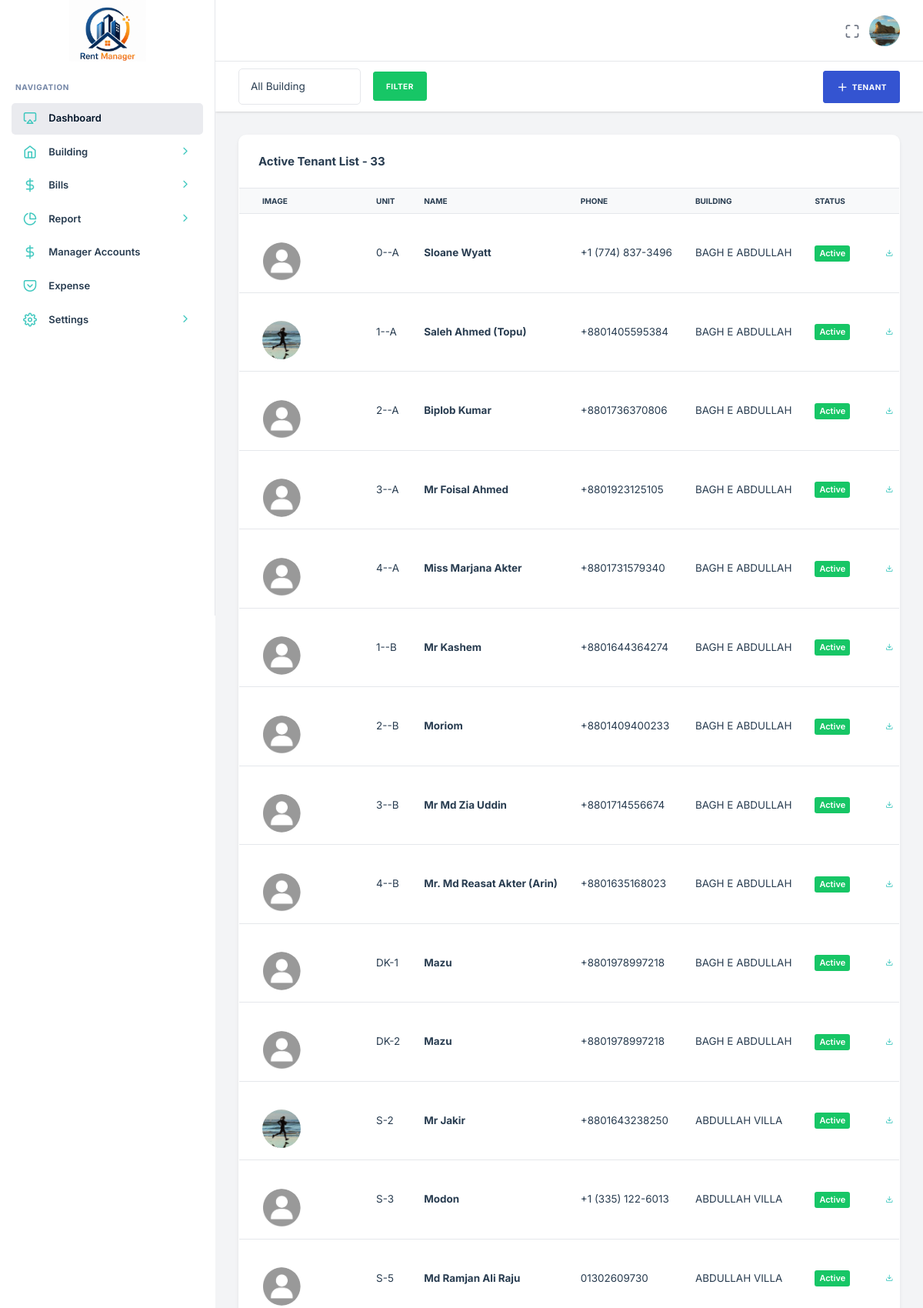
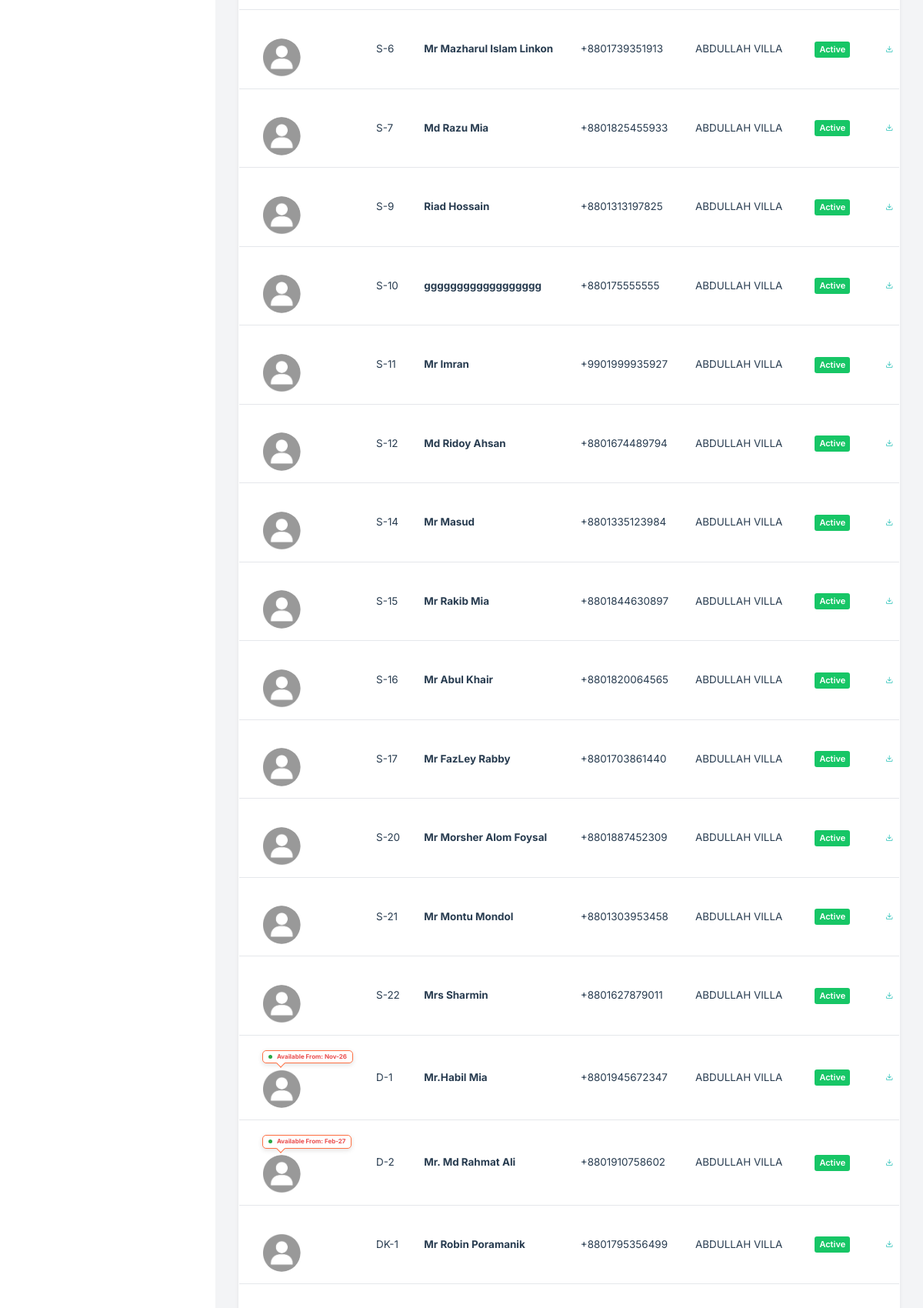
The app's page /admin.php?page=tenant&building_id=18 (signed in, upper part) with its own data (2 pictures, top to bottom).
### tables this page shows
CREATE TABLE `tenants` (
  `id` int(11) NOT NULL,
  `name` varchar(150) NOT NULL,
  `phone` varchar(20) NOT NULL,
  `email` varchar(150) DEFAULT NULL,
  `password` varchar(256) NOT NULL DEFAULT '827ccb0eea8a706c4c34a16891f84e7b',
  `status` enum('Active','Inactive','Booked') NOT NULL DEFAULT 'Active',
  `role` enum('Admin','Tenant','Manager') NOT NULL,
  `booking_month` varchar(100) DEFAULT NULL,
  `start_tanent` date DEFAULT NULL,
  `nid_no` varchar(200) DEFAULT NULL,
  `permanent_address` text DEFAULT NULL,
  `family_member` int(11) DEFAULT NULL,
  `tenant_image` varchar(255) DEFAULT NULL,
  `nid_image` varchar(255) DEFAULT NULL,
  `building_id` int(11) DEFAULT NULL,
  `unit_id` int(11) DEFAULT NULL,
  `created_at` timestamp NOT NULL DEFAULT current_timestamp()
);

CREATE TABLE `unit` (
  `id` int(11) NOT NULL,
  `unit_name` varchar(100) NOT NULL,
  `building_name` int(11) NOT NULL,
  `floor` text DEFAULT NULL,
  `unit_type` enum('Flat','Room','Shop') DEFAULT 'Flat',
  `size` varchar(50) DEFAULT NULL,
  `rent` int(11) DEFAULT NULL,
  `advance` int(11) DEFAULT NULL,
  `unit_image` varchar(255) DEFAULT NULL,
  `status` enum('Available','Rented') DEFAULT 'Available',
  `gas` int(11) DEFAULT NULL,
  `water` int(11) DEFAULT NULL,
  `available_from_date` varchar(100) DEFAULT NULL,
  `created_at` timestamp NOT NULL DEFAULT current_timestamp()
);

CREATE TABLE `building` (
  `id` int(11) NOT NULL,
  `name` varchar(256) NOT NULL,
  `building_type` int(11) NOT NULL,
  `address` text NOT NULL,
  `description` text NOT NULL,
  `image` varchar(256) NOT NULL,
  `location` varchar(256) NOT NULL
);

### pages/Tenant.php (the view, shortened to what this page needs)
<?php
    if(isset($_GET['status'])){
        $status = $_GET['status'];
    }else {
         $status = 'Active';
    }
    $query = "SELECT * FROM tenants WHERE role IN ('Tenant') AND ";
    $query =  $query ." status = '$status' ORDER BY unit_id ASC ";
    $result = mysqli_query($db, $query);
    $count_row = mysqli_num_rows($result);
?>
<div class="nxl-content">
    <div class="page-header d-flex align-items-center justify-content-between">
        <form action="" method="POST" class="d-flex align-items-center justify-content-between gap-3">
            <select name="select_building" id="select_building" class="form-control custom-select">
                <option value="all" selected>All Building</option>
            </select>
            <button type="submit" class="btn btn-success" name="filter_btn">Filter</button>
        </form>
        <a href="admin.php?page=CreateTenant" class="btn btn-primary">
            <i class="feather-plus me-1"></i> Tenant
        </a>
    </div>
    <div class="main-content">
        <div class="card shadow-sm">
            <div class="card-header">
                <h6 class="mb-0"><?= $status; ?> Tenant List - <?= $count_row; ?></h6>
            </div>
            <div class="card-body p-0">
                <div class="table-responsive">
                    <table class="table table-hover mb-0">
                        <thead class="table-light">
                            <tr>
                                <th>Image</th>
                                <th>Unit</th>
                                <th>Name</th>
                                <th>Phone</th>
                                <th>Building</th>
                                <th>Status</th>
                                <th class="text-end">Action</th>
                            </tr>
                        </thead>
                        <tbody>
                        <?php if (mysqli_num_rows($result) > 0): ?>
                            <?php while ($row = mysqli_fetch_assoc($result)):
                                    $unit_id = $row['unit_id'];
                                    $building_id = $row['building_id'];
                                ?>
                                <?php
                                    $image = !empty($row['tenant_image'])
                                    ? "public/uploads/tenants/" . $row['tenant_image']
                                    : "public/uploads/tenants/no-image.png";
                                ?>
                                <tr>
                                    <td>
                                        <?php
                                            $unit = mysqli_query($db,"SELECT unit_name, available_from_date FROM unit WHERE id = '$unit_id' ");
                                            $unit_row = mysqli_fetch_assoc($unit);
                                            $profile_message = $unit_row['available_from_date'] ? "Available From: " . date('M-y', strtotime($unit_row['available_from_date'])) : "";
                                            ?>
                                            <?php if (!empty($profile_message)): ?>
                                                <div class="profile-notice">
                                                    <span class="notice-dot"></span>
                                                    <span class="text-danger"><?= htmlspecialchars($profile_message, ENT_QUOTES, 'UTF-8'); ?></span>
                                                </div>
                                        <?php endif; ?><br>
                                        <img src="<?= htmlspecialchars($image) ?>"
                                             width="50" height="50"
                                             style="object-fit:cover;border-radius:6px;border-radius:50%;">
                                    </td>
                                    <td>
                                        <?php
                                            echo $unit_row['unit_name'];
                                        ?>
                                    </td>
                                    <td><a href="admin.php?page=view_tenant&id=<?= $row['id'] ?>" class="text-secendary fw-bold"><?= htmlspecialchars($row['name']) ?></a></td>
                                    <td><?= htmlspecialchars($row['phone']) ?></td>
                                    <td>
                                        <?php
                                            $building = mysqli_query($db,"SELECT name FROM building WHERE id = '$building_id' ");
                                            $building_row = mysqli_fetch_assoc($building);
                                            echo $building_row['name'];
                                        ?>
                                    </td>
                                    <td>
                                        <?php
                                            $statusClass = '';
                                            if($row['status'] == 'Active'){
                                                $statusClass = 'bg-success';
                                            }elseif($row['status'] == 'Inactive'){
                                                $statusClass = 'bg-danger';
                                            }elseif($row['status'] == 'Booked'){
                                                $statusClass = 'bg-info';
                                            }else{
                                            }
                                            ?>
                                            <span class="badge <?= $statusClass; ?>">
                                                <?= $row['status']; ?>
                                            </span>
                                    </td>
                                    <td>
                                        <div class="btn-group ">
                                            <a href="admin.php?page=Agreement&id=<?= $row['id'] ?>"
                                            class="btn btn-sm btn-light-info "
                                            title="View">
                                                <i class="feather-download"></i>
                                            </a>
                                        </div>
                                    </td>
                                </tr>
                            <?php endwhile; ?>
                        <?php endif; ?>
                        </tbody>
                    </table>
                </div>
            </div>
        </div>
    </div>
</div>

### includes/header.php (shortened to what this page needs)
<?php
include "database/db.php";
$user_id = $_SESSION['id'];
$sql = mysqli_query($db,"SELECT * FROM `tenants` WHERE id = '$user_id' ");
$user_row = mysqli_fetch_assoc($sql);
$old_image= $user_row['tenant_image'];
?>
<!DOCTYPE html>
<html lang="zxx">
<head>
    <link rel="stylesheet" type="text/css" href="public/assets/css/bootstrap.min.css" />
    <link rel="stylesheet" type="text/css" href="public/assets/vendors/css/vendors.min.css" />
    <link rel="stylesheet" type="text/css" href="public/assets/vendors/css/daterangepicker.min.css" />
    <link rel="stylesheet" type="text/css" href="public/assets/css/theme.min.css" />
    <link rel="stylesheet" href="public/assets/css/style.css">
</head>
<body>
    <?php include "includes/sidebar.php"; ?>
    <header class="nxl-header">
        <div class="header-wrapper">
            <div class="header-right ms-auto">
                <div class="d-flex align-items-center">
                    <div class="nxl-h-item d-none d-sm-flex">
                        <div class="full-screen-switcher">
                            <a href="javascript:void(0);" class="nxl-head-link me-0"
                                onclick="$('body').fullScreenHelper('toggle');">
                                <i class="feather-maximize maximize"></i>
                            </a>
                        </div>
                    </div>
                    <div class="dropdown nxl-h-item">
                        <a href="javascript:void(0);" data-bs-toggle="dropdown" role="button"
                            data-bs-auto-close="outside">
                            <img src="<?php echo $old_image ? 'public/uploads/tenants/'.$old_image : 'public/uploads/tenants/no-image.png' ?>" alt="<?= $old_image ?>"
                                class="img-fluid user-avtar me-0" style="width:40px; height: 40px;"/>
                        </a>
                    </div>
                </div>
            </div>
        </div>
    </header>

### public/assets/css/style.css (style rules this page uses)
.profile-notice { position: relative; display: inline-block; background: #fff; color: #444; border: 1px solid #ff7043; border-radius: 5px; padding: 3px 7px; margin-bottom: 8px; font-size: 8px; font-weight: 700; line-height: 1.2; white-space: nowrap; box-shadow: 0 2px 6px rgba(0,0,0,.12); animation: noticeLoop 1.8s ease-in-out infinite; }
.profile-notice::after { content: ""; position: absolute; bottom: -5px; left: 20%; width: 8px; height: 8px; background: #fff; border-right: 1px solid #ff7043; border-bottom: 1px solid #ff7043; transform: translateX(-50%) rotate(45deg); }
.notice-dot { display: inline-block; width: 5px; height: 5px; background: #28a745; border-radius: 50%; margin-right: 4px; animation: dotLoop 1s ease-in-out infinite; }

### records on screen
tenants: tenant_image (picture)
tenants: unit.unit_name "0--A", name "Sloane Wyatt", phone "+1 (774) 837-3496", building.name "BAGH E ABDULLAH", status "Active"
tenants: tenant_image (picture), unit.unit_name "1--A", name "Saleh Ahmed (Topu)", phone "+8801405595384", building.name "BAGH E ABDULLAH", status "Active"
tenants: unit.unit_name "2--A", name "Biplob Kumar", phone "+8801736370806", building.name "BAGH E ABDULLAH", status "Active"
tenants: unit.unit_name "3--A", name "Mr Foisal Ahmed", phone "+8801923125105", building.name "BAGH E ABDULLAH", status "Active"
tenants: unit.unit_name "4--A", name "Miss Marjana Akter", phone "+8801731579340", building.name "BAGH E ABDULLAH", status "Active"
tenants: unit.unit_name "1--B", name "Mr Kashem", phone "+8801644364274", building.name "BAGH E ABDULLAH", status "Active"
tenants: unit.unit_name "2--B", name "Moriom", phone "+8801409400233", building.name "BAGH E ABDULLAH", status "Active"
tenants: unit.unit_name "3--B", name "Mr Md Zia Uddin", phone "+8801714556674", building.name "BAGH E ABDULLAH", status "Active"
tenants: unit.unit_name "4--B", name "Mr. Md Reasat Akter (Arin)", phone "+8801635168023", building.name "BAGH E ABDULLAH", status "Active"
tenants: unit.unit_name "DK-1", name "Mazu", phone "+8801978997218", building.name "BAGH E ABDULLAH", status "Active"
tenants: unit.unit_name "DK-2", name "Mazu", phone "+8801978997218", building.name "BAGH E ABDULLAH", status "Active"
tenants: tenant_image (picture), unit.unit_name "S-2", name "Mr Jakir", phone "+8801643238250", building.name "ABDULLAH VILLA", status "Active"
tenants: unit.unit_name "S-3", name "Modon", phone "+1 (335) 122-6013", building.name "ABDULLAH VILLA", status "Active"
tenants: unit.unit_name "S-5", name "Md Ramjan Ali Raju", phone "01302609730", building.name "ABDULLAH VILLA", status "Active"
tenants: unit.unit_name "S-6", name "Mr Mazharul Islam Linkon", phone "+8801739351913", building.name "ABDULLAH VILLA", status "Active"
tenants: unit.unit_name "S-7", name "Md Razu Mia", phone "+8801825455933", building.name "ABDULLAH VILLA", status "Active"
tenants: unit.unit_name "S-9", name "Riad Hossain", phone "+8801313197825", building.name "ABDULLAH VILLA", status "Active"
tenants: unit.unit_name "S-10", name "gggggggggggggggggg", phone "+880175555555", building.name "ABDULLAH VILLA", status "Active"
tenants: unit.unit_name "S-11", name "Mr Imran", phone "+9901999935927", building.name "ABDULLAH VILLA", status "Active"
tenants: unit.unit_name "S-12", name "Md Ridoy Ahsan", phone "+8801674489794", building.name "ABDULLAH VILLA", status "Active"
tenants: unit.unit_name "S-14", name "Mr Masud", phone "+8801335123984", building.name "ABDULLAH VILLA", status "Active"
tenants: unit.unit_name "S-15", name "Mr Rakib Mia", phone "+8801844630897", building.name "ABDULLAH VILLA", status "Active"
tenants: unit.unit_name "S-16", name "Mr Abul Khair", phone "+8801820064565", building.name "ABDULLAH VILLA", status "Active"
tenants: unit.unit_name "S-17", name "Mr FazLey Rabby", phone "+8801703861440", building.name "ABDULLAH VILLA", status "Active"
tenants: unit.unit_name "S-20", name "Mr Morsher Alom Foysal", phone "+8801887452309", building.name "ABDULLAH VILLA", status "Active"
tenants: unit.unit_name "S-21", name "Mr Montu Mondol", phone "+8801303953458", building.name "ABDULLAH VILLA", status "Active"
tenants: unit.unit_name "S-22", name "Mrs Sharmin", phone "+8801627879011", building.name "ABDULLAH VILLA", status "Active"
tenants: unit.available_from_date "Available From: Nov-26", unit.unit_name "D-1", name "Mr.Habil Mia", phone "+8801945672347", building.name "ABDULLAH VILLA", status "Active"
tenants: unit.available_from_date "Available From: Feb-27", unit.unit_name "D-2", name "Mr. Md Rahmat Ali", phone "+8801910758602", building.name "ABDULLAH VILLA", status "Active"
tenants: unit.unit_name "DK-1", name "Mr Robin Poramanik", phone "+8801795356499", building.name "ABDULLAH VILLA", status "Active"

### other values on screen
$status "Active"
$count_row "33"
